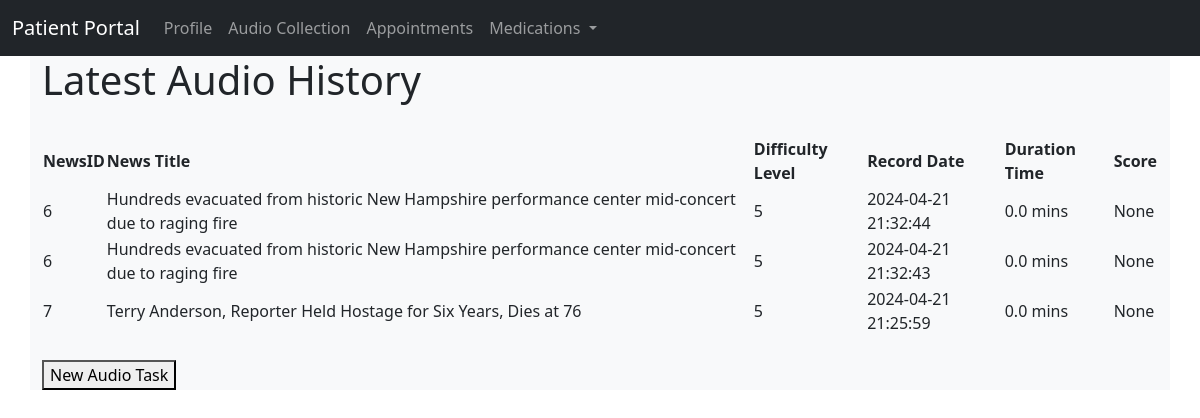
Before: /audioCollect/myAudio (signed in) with the older database file.
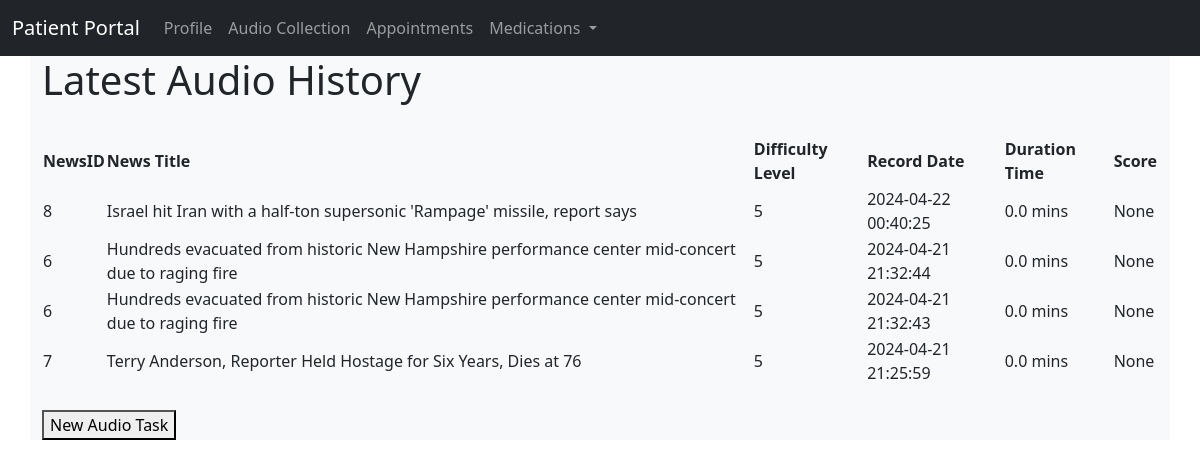
After: the same page with the newer database file.
### application/models.py (models this page shows)
class AudioRecord(db.Model):
    __tablename__ = 'audio_records'
    id = db.Column(db.Integer, primary_key=True)
    patient_id = db.Column(db.Integer, db.ForeignKey('users.id', name='fk_audio_record_user_id'), nullable=False)
    news_id = db.Column(db.Integer, db.ForeignKey('news.id', name='fk_audio_record_news_id'), nullable=False)
    record_date = db.Column(db.DateTime, nullable=False, default=datetime.utcnow)
    file_dir = db.Column(db.String(255), nullable=False)
    duration = db.Column(db.Float, nullable=True)
    score = db.Column(db.Integer)
    patient = db.relationship('UserModel', backref=db.backref('audio_records', lazy='dynamic'))
    news = db.relationship('News', backref=db.backref('audio_records', lazy='dynamic'))

class News(db.Model):
    __tablename__ = 'news'
    id = db.Column(db.Integer, primary_key=True)
    title = db.Column(db.String(80), nullable=False)
    body = db.Column(db.Text, nullable=False)
    pub_date = db.Column(db.DateTime, nullable=False,
                         default=datetime.utcnow)
    length = db.Column(db.Integer, nullable=False)
    hashtags = db.Column(db.Integer, nullable=False)
    level = db.Column(db.Integer, default=5, nullable=False)

### application/audioCollect/views.py (the view)
@audioCollect_bp.route('/myAudio', methods=['GET'])
@login_required
def myAudio():
    try:
        audiohistory = db.session.query(
            News.id,  # ID from AudioRecord
            News.title,  # Title from News
            News.level,  # Level from News
            AudioRecord.record_date,  # Record date from AudioRecord
            AudioRecord.duration,
            AudioRecord.score
        ).join(News, AudioRecord.news_id == News.id  # Joining AudioRecord with News on news_id
        ).filter(AudioRecord.patient_id == current_user.id  # Filtering by user.id not patient_id
        ).order_by(AudioRecord.record_date.desc()  # Assuming the date field is named 'record_date'
        ).limit(10).all()
        if not audiohistory:
            flash('There is no audio recordings in the database! Record now!')
            return redirect(url_for('audioCollect_bp.audioCollect'))
        return render_template('audioHistory.html',  audiohistory = audiohistory)
    except Exception as e:
        current_app.logger.error(f"Error accessing audio history: {e}")
        flash('Error accessing audio history.')
        return redirect(url_for('audioCollect_bp.audioCollect'))

### application/__init__.py (called while the page is built)
def format_date(value, format_string='%Y-%m-%d %H:%M:%S'):
    if value is None:
        return ""
    return value.strftime(format_string)

### application/models.py (called while the page is built)
@login_manager.user_loader
def load_user(user_id):
    return UserModel.query.get(user_id)

### application/audioCollect/templates/audioHistory.html
{% extends "base.html" %}
{% block content %}
<div class="container bg-light">
    <h1>Latest Audio History</h1>
    <br>
    <table>
      <thead>
        <tr>
          <th>NewsID</th>
          <th>News Title</th>
          <th>Difficulty Level</th>
          <th>Record Date</th>
          <th>Duration Time</th>
          <th>Score</th>
        </tr>
      </thead>
      <tbody>
        {% for oneaudio in audiohistory %}
        <tr>
            <td>{{ oneaudio[0] }}</td>
            <td>{{ oneaudio[1] }}</td>
            <td>{{ oneaudio[2] }}</td>
            <td>{{ oneaudio[3] | formatdate }}</td>
            <td>{{ oneaudio[4] |float|round(4) }} mins</td>
            <td>{{ oneaudio[5] }}</td>
        </tr>
        {% endfor %}
      </tbody>
    </table>
    <br />
    <form action="{{ url_for('audioCollect_bp.audioCollect') }}" method="get">
      <button type="submit">New Audio Task</button>
    </form>
</div>
{% endblock %}

### application/templates/base.html (shortened to what this page needs)
<!DOCTYPE html>
<html lang="en" dir="ltr">
  <head>
    <link href="https://cdn.jsdelivr.net/npm/bootstrap@5.0.0-beta1/dist/css/bootstrap.min.css" rel="stylesheet">
    <link rel="stylesheet" href="{{ url_for('static',filename='style.css') }}">
  </head>
  <body>
    <nav class="navbar navbar-expand-lg navbar-dark bg-dark">
      <div class="container-fluid">
        <a class="navbar-brand" href="{{ url_for('core_bp.welcome') }}">Patient Portal</a>
        <div class="collapse multi-collapse navbar-collapse w-100 order-1 order-md-0" id="navbarNav">
          <ul class="navbar-nav mr-auto">
            <li class="nav-item">
              <a class="nav-link" href="{{ url_for('profile_bp.profile') }}">Profile</a>
            </li>
            <li class="nav-item">
                <a class="nav-link" href="{{ url_for('audioCollect_bp.myAudio') }}">Audio Collection</a>
              </li>
            <li class="nav-item">
              <a class="nav-link" href="{{ url_for('appointments_bp.list') }}">Appointments</a>
            </li>
            <li class="nav-item dropdown">
              <a class="nav-link dropdown-toggle" href="#" id="navbarDropdown" role="button" data-bs-toggle="dropdown" aria-expanded="false">
                Medications
              </a>
            </li>
          </ul>
        </div>
      </div>
    </nav>
    {% block content %}
    {% endblock %}
  </body>
</html>

Changed rows visible on the page:
added AudioRecord: oneaudio "8", title "Israel hit Iran with a half-ton supersonic 'Rampage' missile, report says", level "5", record_date "2024-04-22 00:40:25", oneaudio "0.0", oneaudio "None"
